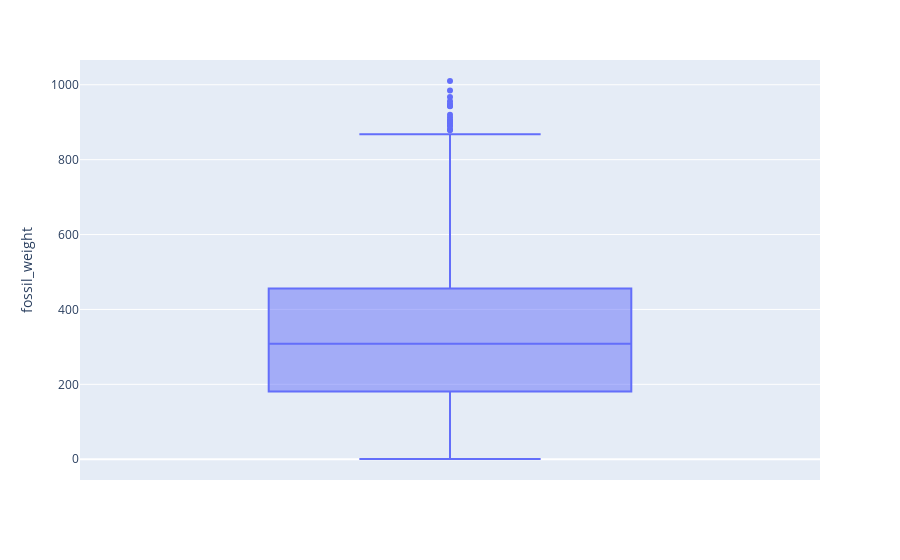

Notebook cell for this chart:
### Code cell
# BOX PLOT OF Fossil_weight
fig = px.box(df, y="fossil_weight")
fig.show()

### Figure 1 — Plotly figure (JSON) as saved in the notebook; plotly's stock layout.template omitted (floating-point values rounded to 4 significant figures; data arrays with more than 128 entries replaced by an {"elided": "..."} marker saying what was removed)
{"data": [{"alignmentgroup": "True", "hovertemplate": "fossil_weight=%{y}<extra></extra>", "legendgroup": "", "marker": {"color": "#636efa"}, "name": "", "notched": false, "offsetgroup": "", "orientation": "v", "showlegend": false, "type": "box", "x0": " ", "xaxis": "x", "y": {"elided": "4398 float values"}, "y0": " ", "yaxis": "y"}], "layout": {"boxmode": "group", "legend": {"tracegroupgap": 0}, "margin": {"t": 60}, "xaxis": {"anchor": "y", "domain": [0, 1]}, "yaxis": {"anchor": "x", "domain": [0, 1], "title": {"text": "fossil_weight"}}}}
